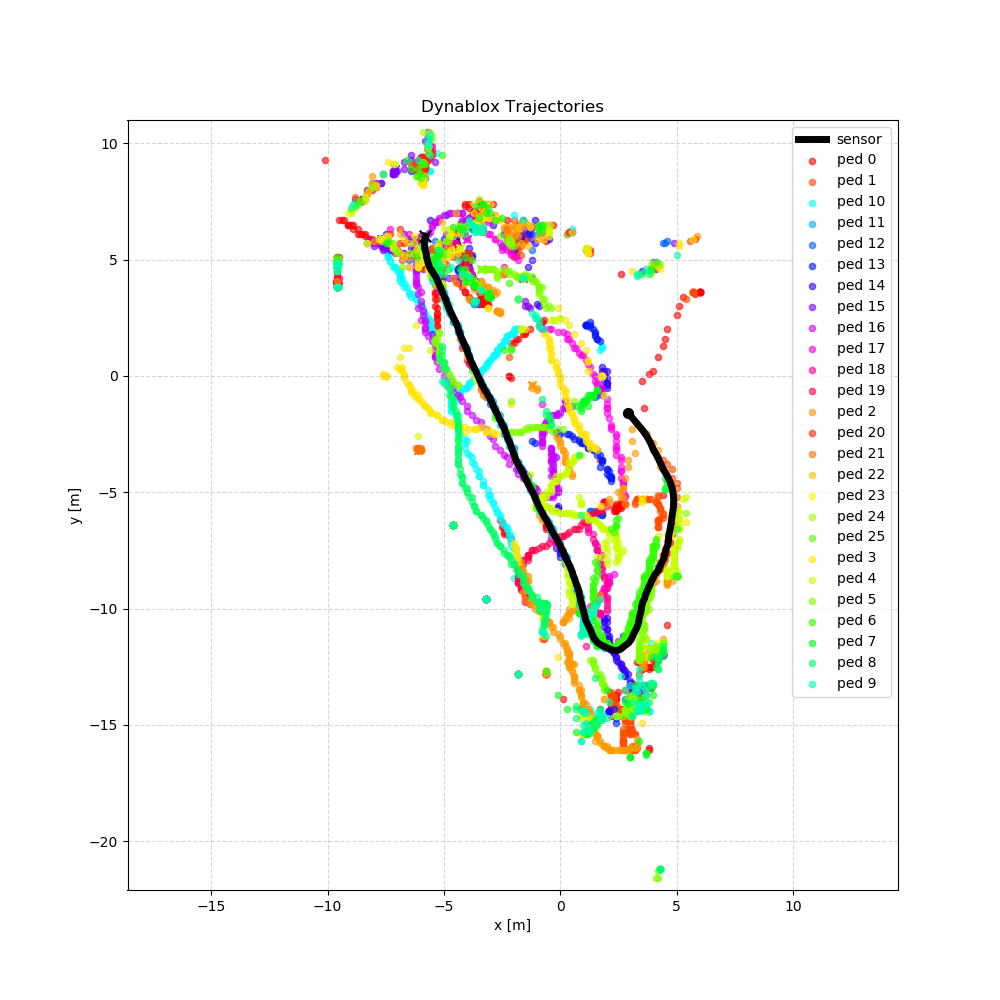

Recreate this plot in Python.
#!/usr/bin/env python3
"""
Plot Dynablox lidar and pedestrian trajectories in real time from ROS topics.

Default topics:
  - Sensor:     /motion_detector/visualization/lidar_pose
  - Pedestrian: /motion_detector/visualization/detections/centroid/dynamic

Pedestrian topic is expected to publish visualization_msgs/MarkerArray with SPHERE markers.

Example:
  python3 src/dynablox_trajectory.py

Optional:
  python3 src/dynablox_trajectory.py \
      --sensor-topic /motion_detector/visualization/lidar_pose \
      --ped-topic /motion_detector/visualization/detections/object/dynamic \
      --save-path dynablox_trajectory.png
"""

from __future__ import annotations

import argparse
from collections import defaultdict
from threading import Lock
from typing import Any, DefaultDict, Dict, List, Tuple

import matplotlib.pyplot as plt
import numpy as np
import rospy
from visualization_msgs.msg import Marker, MarkerArray
from matplotlib.figure import Figure


Point2 = Tuple[float, float]
TrajectoryMap = Dict[str, Dict[str, Any]]


def append_point(trajectory: List[Point2], x: float, y: float) -> None:
    trajectory.append((float(x), float(y)))


def append_track_point(tracks: TrajectoryMap, key: str, x: float, y: float) -> None:
    tracks[key].append((float(x), float(y)))


class TrajectoryPlotter:
    def __init__(self, sensor_topic: str, ped_topic: str, save_path: str, title: str, max_pedestrians: int, refresh_hz: float):
        self.sensor_topic = sensor_topic
        self.ped_topic = ped_topic
        self.save_path = save_path
        self.title = title
        self.max_pedestrians = max_pedestrians
        self.refresh_hz = refresh_hz
        self.sensor_traj: List[Point2] = []
        self.pedestrian_trajs: TrajectoryMap = {}
        self.data_lock = Lock()

        self.fig, self.ax = plt.subplots(figsize=(10, 10))
        plt.ion()
        self.fig.show()
        self.window_closed = False
        self.fig.canvas.mpl_connect("close_event", self.on_close)

        rospy.Subscriber(self.sensor_topic, Marker, self.sensor_callback, queue_size=200)
        rospy.Subscriber(self.ped_topic, MarkerArray, self.pedestrian_callback, queue_size=500)

    def sensor_callback(self, msg: Marker) -> None:
        if msg.action != Marker.ADD:
            return
        with self.data_lock:
            append_point(self.sensor_traj, msg.pose.position.x, msg.pose.position.y)

    def pedestrian_callback(self, msg: MarkerArray) -> None:
        for marker in msg.markers:
            if marker.action != Marker.ADD:
                continue
            track_id = str(marker.id)
            with self.data_lock:
                if track_id not in self.pedestrian_trajs:
                    self.pedestrian_trajs[track_id] = {
                        'positions': [],
                        'color': (marker.color.r, marker.color.g, marker.color.b, marker.color.a)
                    }
                append_point(self.pedestrian_trajs[track_id]['positions'], marker.pose.position.x, marker.pose.position.y)

    def on_close(self, _event) -> None:
        self.window_closed = True

    def snapshot_data(self) -> Tuple[List[Point2], Dict[str, Dict[str, Any]]]:
        with self.data_lock:
            sensor_traj = list(self.sensor_traj)
            pedestrian_trajs = {k: {'positions': list(v['positions']), 'color': v['color']} for k, v in self.pedestrian_trajs.items()}
        ped_items = sorted(pedestrian_trajs.items(), key=lambda kv: len(kv[1]['positions']), reverse=True)
        return sensor_traj, dict(ped_items[: self.max_pedestrians])

    def draw_on_axis(self, ax, sensor_traj: List[Point2], top_tracks: Dict[str, Dict[str, Any]]) -> None:
        ax.clear()
        plotted_points: List[np.ndarray] = []

        if top_tracks:
            for ped_id, data in sorted(top_tracks.items()):
                traj = data['positions']
                color = data['color']
                traj_arr = np.asarray(traj, dtype=np.float32)
                if traj_arr.shape[0] == 0:
                    continue
                plotted_points.append(traj_arr)
                ax.scatter(traj_arr[:, 0], traj_arr[:, 1], color=color, s=20, alpha=0.6, label=f"ped {ped_id}")
                ax.scatter(traj_arr[0, 0], traj_arr[0, 1], color=color, s=25, marker="o")
                ax.scatter(traj_arr[-1, 0], traj_arr[-1, 1], color=color, s=35, marker="x")

        if sensor_traj:
            sensor_arr = np.asarray(sensor_traj, dtype=np.float32)
            plotted_points.append(sensor_arr)
            ax.plot(sensor_arr[:, 0], sensor_arr[:, 1], color="black", linewidth=5.0, label="sensor", zorder=10)
            ax.scatter(sensor_arr[0, 0], sensor_arr[0, 1], color="black", s=50, marker="o", zorder=10)
            ax.scatter(sensor_arr[-1, 0], sensor_arr[-1, 1], color="black", s=70, marker="x", zorder=10)

        if plotted_points:
            all_points = np.vstack(plotted_points)
            min_xy = np.min(all_points, axis=0)
            max_xy = np.max(all_points, axis=0)
            center_xy = 0.5 * (min_xy + max_xy)
            half_range = 0.5 * np.max(max_xy - min_xy) + 0.5
            ax.set_xlim(center_xy[0] - half_range, center_xy[0] + half_range)
            ax.set_ylim(center_xy[1] - half_range, center_xy[1] + half_range)

        ax.set_aspect("equal", adjustable="box")
        ax.grid(True, linestyle="--", alpha=0.5)
        ax.set_xlabel("x [m]")
        ax.set_ylabel("y [m]")
        ax.set_title(self.title)
        if sensor_traj:
            ax.legend(loc="upper right")

    def redraw(self) -> None:
        if self.window_closed or not plt.fignum_exists(self.fig.number):
            self.window_closed = True
            return
        sensor_traj, top_tracks = self.snapshot_data()
        self.draw_on_axis(self.ax, sensor_traj, top_tracks)
        try:
            self.fig.tight_layout()
            self.fig.canvas.draw_idle()
            self.fig.canvas.flush_events()
        except Exception:
            # GUI backend may be destroyed between close event and redraw.
            self.window_closed = True

    def save_current_figure(self) -> None:
        sensor_traj, top_tracks = self.snapshot_data()
        save_fig = Figure(figsize=(10, 10))
        save_ax = save_fig.subplots()
        self.draw_on_axis(save_ax, sensor_traj, top_tracks)
        save_fig.savefig(self.save_path)
        rospy.loginfo("Saved trajectory figure to %s", self.save_path)


def main() -> None:
    ap = argparse.ArgumentParser()
    ap.add_argument("--sensor-topic", type=str, default="/motion_detector/visualization/lidar_pose")
    ap.add_argument("--ped-topic", type=str, default="/motion_detector/visualization/detections/centroid/dynamic")
    ap.add_argument("--save-path", type=str, default="trajectory_plot.png")
    ap.add_argument("--title", type=str, default="Dynablox Trajectories")
    ap.add_argument("--max-pedestrians", type=int, default=30)
    ap.add_argument("--refresh-hz", type=float, default=2.0, help="Plot refresh rate.")
    args = ap.parse_args()

    rospy.init_node("dynablox_trajectory_plotter", anonymous=True)
    plotter = TrajectoryPlotter(
        sensor_topic=args.sensor_topic,
        ped_topic=args.ped_topic,
        save_path=args.save_path,
        title=args.title,
        max_pedestrians=args.max_pedestrians,
        refresh_hz=args.refresh_hz,
    )

    rospy.loginfo("Listening for sensor markers on %s", args.sensor_topic)
    rospy.loginfo("Listening for centroid markers on %s", args.ped_topic)
    rospy.loginfo("Close the plot window or Ctrl+C to stop. Figure will be saved to %s", args.save_path)

    try:
        while not rospy.is_shutdown() and not plotter.window_closed:
            plotter.redraw()
            if plotter.window_closed:
                break
            try:
                plt.pause(1.0 / max(args.refresh_hz, 1e-3))
            except Exception:
                plotter.window_closed = True
                break
    except KeyboardInterrupt:
        pass
    finally:
        plotter.save_current_figure()
        plt.ioff()
        plt.show()


if __name__ == "__main__":
    main()
